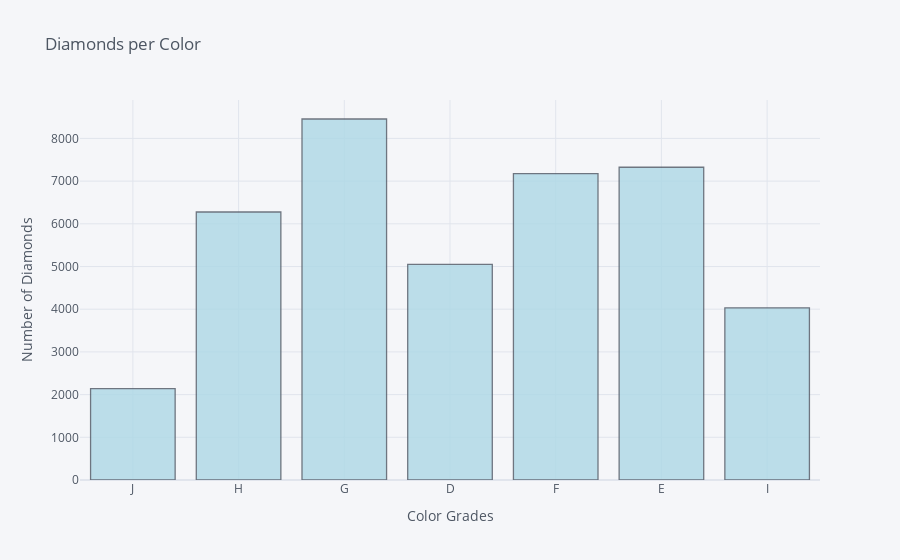

The cell this chart's notebook holds for it:
### Markdown cell above
Out of five color bins from GIA's standars, every diamond in the dataset is included in types Colorless (D,E,F) or Near Colorless (G,H,I,J). The distribution is mostly proportional, with a tail tending to the lowest quality.

### Code cell
diamonds['color'].iplot(kind='hist', color='lightblue', title='Diamonds per Color', yTitle='Number of Diamonds', xTitle='Color Grades')

### Figure 1 — Plotly figure (JSON) as saved in the notebook; plotly's stock layout.template omitted (floating-point values rounded to 4 significant figures; data arrays with more than 128 entries replaced by an {"elided": "..."} marker saying what was removed)
{"data": [{"histfunc": "count", "histnorm": "", "marker": {"color": "rgba(173, 216, 230, 1.0)", "line": {"color": "#4D5663", "width": 1.3}}, "name": "color", "opacity": 0.8, "orientation": "v", "type": "histogram", "x": {"elided": "40455 str values"}}], "layout": {"barmode": "overlay", "legend": {"bgcolor": "#F5F6F9", "font": {"color": "#4D5663"}}, "paper_bgcolor": "#F5F6F9", "plot_bgcolor": "#F5F6F9", "title": {"font": {"color": "#4D5663"}, "text": "Diamonds per Color"}, "xaxis": {"gridcolor": "#E1E5ED", "showgrid": true, "tickfont": {"color": "#4D5663"}, "title": {"font": {"color": "#4D5663"}, "text": "Color Grades"}, "zerolinecolor": "#E1E5ED"}, "yaxis": {"gridcolor": "#E1E5ED", "showgrid": true, "tickfont": {"color": "#4D5663"}, "title": {"font": {"color": "#4D5663"}, "text": "Number of Diamonds"}, "zerolinecolor": "#E1E5ED"}}}
